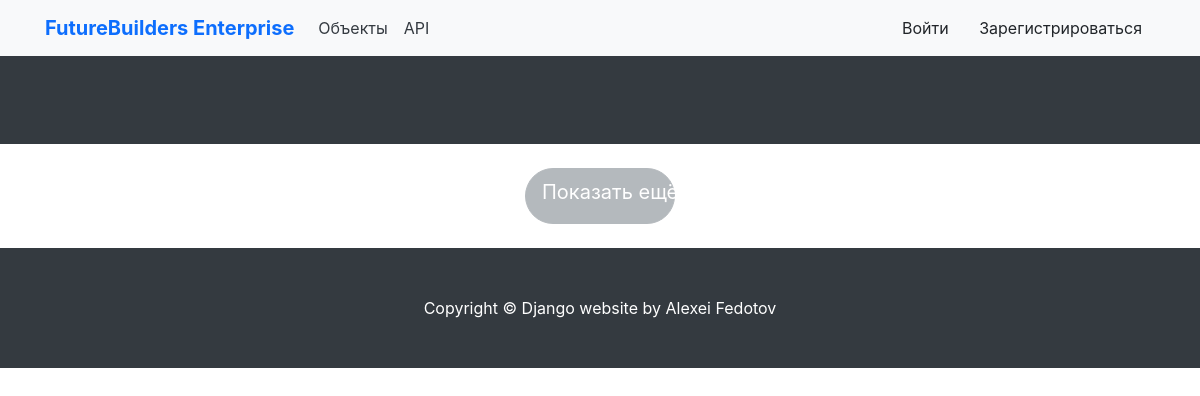
Before: / with the older database file.
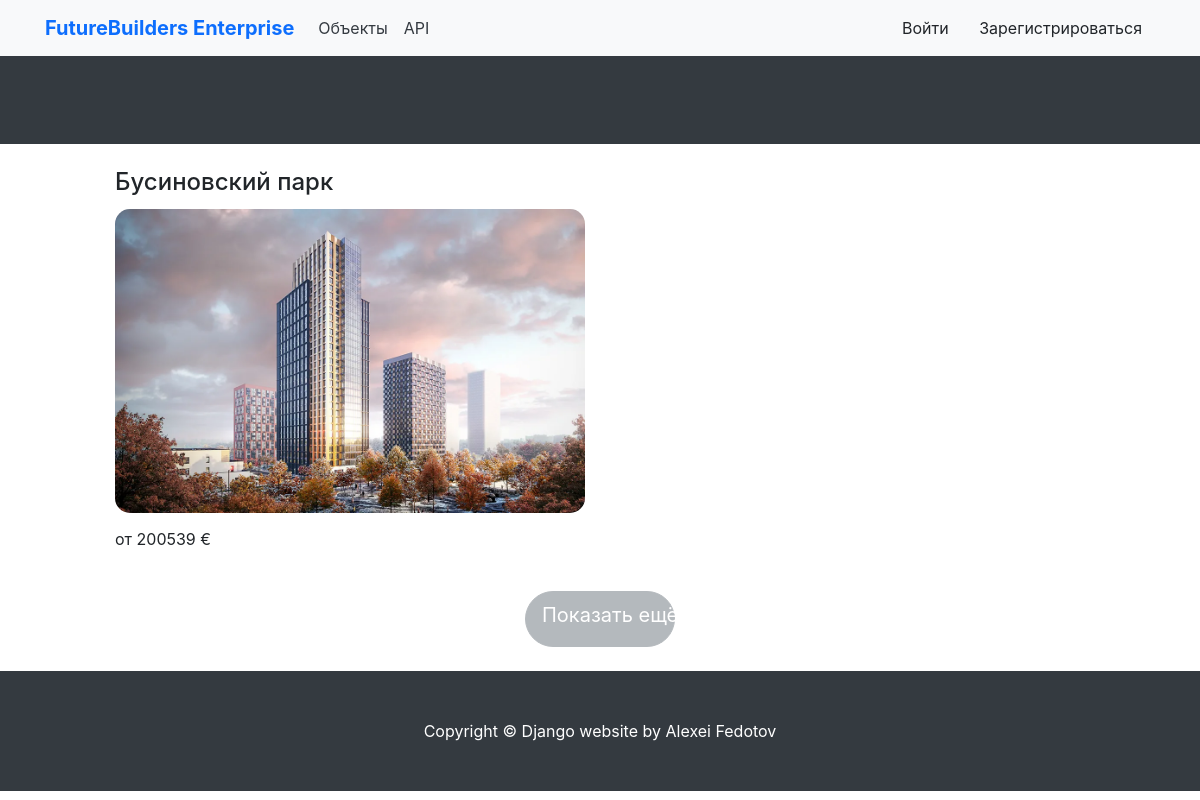
After: the same page with the newer database file.
### shop/models.py (models this page shows, shortened)
class Object(models.Model):
    title = models.CharField(max_length=255, verbose_name='Наименование')
    slug = models.SlugField(unique=True)
    image = models.ImageField(verbose_name='Изображение')
    description = models.TextField(verbose_name='Описание', null=True)
    description2 = models.TextField(verbose_name='Описание', null=True)
    available = models.BooleanField(default=True, verbose_name='Доступность')
    address = models.TextField(verbose_name='Адрес')
    date = models.DateTimeField(verbose_name='Заселение до')
    class Meta:
        verbose_name = 'Объекты'  # отображение названия в админке
        verbose_name_plural = 'Объекты'  # отображение названия в админке
        ordering = ('title',)
    def get_absolute_url(self):
        return reverse('shop:search_list_project', args=[self.slug])

### shop/views.py (the view)
# urls.py: path('', ShopHome.as_view(), name='product_list'),
class ShopHome(DataMixin, ListView):
    model = Object
    template_name = 'shop/product/list.html'
    context_object_name = 'objects'
    def get_queryset(self):
        objects_with_apartments = Object.objects.filter(frame__product__isnull=False).distinct() \
            .exclude(frame__product__order_items__order__paid=True)
        objects_with_min_price = []
        for obj in objects_with_apartments:
            min_price = Product.objects.filter(frame__object=obj).aggregate(Min('price'))['price__min']
            obj.min_price = min_price
            objects_with_min_price.append(obj)
        return objects_with_min_price
    def get_context_data(self, **kwargs):
        context = super().get_context_data(**kwargs)
        context['objects'] = context['objects']
        return context

### cart/cart_services.py (called while the page is built)
    def get_cart(self) -> Dict[str, Dict[str, Union[str, int]]]:
        return self.session.get(settings.CART_ID, {})

### cart/context_processors.py (called while the page is built)
def get_cart_total_price(request):
    cart = Cart(request)
    cart_total_price = sum(Decimal(item['price']) * item['quantity'] for item in cart.get_cart().values())
    return {
        'cart_total_price': cart_total_price
    }

### shop/context_processors.py (called while the page is built)
def get_categories_from_shop(request):
    categories = Category.objects.all()
    return {'categories': categories}

### shop/templates/shop/product/list.html (shortened to what this page needs)
{% extends "shop/base.html" %}
{% load static %}
{% block content %}
    <br>
    <div class="container-fluid">
        <div class="row row-cols-1 row-cols-md-2 g-4">
            {% for obj in objects|slice:":4" %}
                <div class="col mb-4">
                    <h4 class="card-title">{{ obj.title }}</h4>
                    <div class="card border-0" style="width: 100%;">
                        <a href="{{ obj.get_absolute_url }}">
                            <img src="{% if obj.image %}{{ obj.image.url }}{% else %}{% static 'shop/img/no_image.png' %}{% endif %}" class="card-img-top rounded-custom" alt="..." style="background-color: rgba(245, 245, 245, 1);">
                        </a>
                    </div>
                    <p class="card-text" style="margin-top: 14px">от {{ obj.min_price }} €</p>
                </div>
            {% endfor %}
        </div>
    </div>
        <div class="container-fluid mt-4">
            <div class="row justify-content-center">
                <a class="btn btn-secondary btn-lg rounded-pill" style="width: 150px; height: 56px; opacity: 0.5;" href="{% url 'shop:projects' %}">Показать ещё</a>
            </div>
        </div>
{% endblock %}

### shop/templates/shop/base.html (shortened to what this page needs)
{% load static %}
<!DOCTYPE html>
<html>
  <head>
    <link href="{% static 'shop/css/base.css' %}" rel="stylesheet">
    <link rel="stylesheet" href="https://cdnjs.cloudflare.com/ajax/libs/twitter-bootstrap/4.1.3/css/bootstrap.min.css">
    <link rel="stylesheet" href="https://cdnjs.cloudflare.com/ajax/libs/font-awesome/4.7.0/css/font-awesome.min.css">
    <link rel="stylesheet" href="{% static 'shop/css/bootstrap.css'  %}">
    <link href="https://cdn.jsdelivr.net/npm/bootstrap@5.2.1/dist/css/bootstrap.min.css" rel="stylesheet">
    <link rel="stylesheet" href="https://pro.fontawesome.com/releases/v5.10.0/css/all.css"/>
    <link rel="stylesheet" href="https://cdnjs.cloudflare.com/ajax/libs/font-awesome/5.13.0/css/all.min.css">
    <link rel="stylesheet" href="https://stackpath.bootstrapcdn.com/bootstrap/4.4.1/css/bootstrap.min.css">
  </head>
<body>
    {% block mainmenu %}
    <div class="header-white">
        <nav class="navbar navbar-dark navbar-expand-md navigation-clean-search fixed-top bg-light">
            <div class="container">
                <a class="navbar-brand text-dark" href="{% url 'shop:product_list' %}">
                    <span style="color:#0d6efd"><b>FutureBuilders Enterprise</b></span>
                </a>
                <div class="collapse navbar-collapse" id="navcol-1">
                    <ul class="nav navbar-nav">
                        <li class="nav-item" role="presentation">
                            <a class="nav-link active text-dark" href="{% url 'shop:projects' %}">Объекты</a>
                        </li>
                        <li class="nav-item" role="presentation">
                            <a class="nav-link active text-dark" href="http://127.0.0.1:8001/api/">API</a>
                        </li>
                    </ul>
                    {% if request.user.is_authenticated %}
                    <a href="{% url 'shop:profile' %}"><span style="color:#4169E1;">{{ user.username }} &nbsp</span></a>
                    {% else %}
                    <a class="btn btn-light action-button" role="button" href="{% url 'shop:login' %}">Войти</a>&nbsp
                    <a class="btn btn-light action-button" role="button" href="{% url 'shop:register' %}">Зарегистрироваться</a>
                    {% endif %}
                </div>
            </div>
        </nav>
    </div>
    {% endblock mainmenu %}
    <header class="bg-dark py-5">
    </header>
    <div id="content">
        {% block content %} {% endblock %}
    </div>
    <br>
<footer class="py-5 bg-dark footer">
    <div class="container">
        <p class="m-0 text-center text-white">Copyright &copy; Django website by Alexei Fedotov
        </p>
    </div>
</footer>
</body>
</html>

### shop/static/shop/css/base.css (style rules this page uses)
body { margin:0; padding:0; font-family:helvetica, sans-serif; }
h1, h2, h3, h4, h5 , h6 { font-family: 'Ubuntu', sans-serif; font-weight:normal; }
a { text-decoration:none; color:#5993bb; }
#content { padding:0 100px; overflow:hidden; }

### shop/templates/shop/product/list.html (style rules this page uses)
.rounded-custom { border-radius: 15px; }
.mb-4 { margin-bottom: 1rem !important; }

Changed rows visible on the page:
added Object: title "Бусиновский парк", image (picture), min_price "200539"
